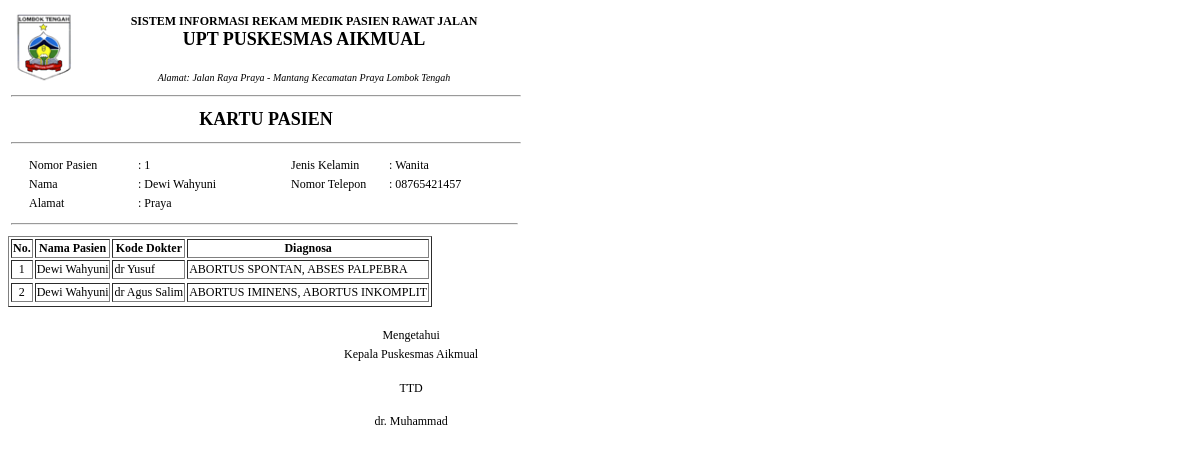
The app's page /kartu.php?id=1 (signed in) with its own data.
### tables this page shows
CREATE TABLE IF NOT EXISTS `pasien` (
  `no_pasien` int(3) NOT NULL AUTO_INCREMENT,
  `nama_pasien` varchar(30) NOT NULL,
  `tgl_lahir` date NOT NULL,
  `jenis_kelamin` varchar(1) NOT NULL,
  `pekerjaan` varchar(15) NOT NULL,
  `alamat` text NOT NULL,
  `telepon` varchar(15) NOT NULL,
  `status_bantuan` varchar(15) NOT NULL,
  PRIMARY KEY (`no_pasien`)
);

CREATE TABLE IF NOT EXISTS `anamnesis` (
  `no_anamnesis` int(4) NOT NULL AUTO_INCREMENT,
  `no_pasien` varchar(4) NOT NULL,
  `pertus_terakhir` varchar(12) NOT NULL,
  `golongan_darah` varchar(2) NOT NULL,
  `keluhan` varchar(15) NOT NULL,
  `tanggal` date NOT NULL,
  `id_diagnosa1` int(3) NOT NULL,
  `id_diagnosa2` int(3) NOT NULL,
  `gpa` varchar(10) NOT NULL,
  `terapi` varchar(20) NOT NULL,
  `hpht` varchar(20) NOT NULL,
  `abosrtus_terakhir` varchar(20) NOT NULL,
  `rujukan` varchar(20) NOT NULL,
  `id_dokter` varchar(5) NOT NULL,
  `id_bulan` int(2) NOT NULL,
  PRIMARY KEY (`no_anamnesis`)
);

CREATE TABLE IF NOT EXISTS `dokter` (
  `kode_dokter` varchar(15) NOT NULL,
  `nama_dokter` varchar(20) NOT NULL,
  `alamat` text NOT NULL,
  `no_telpon_d` varchar(12) NOT NULL,
  `jabatan` varchar(20) NOT NULL,
  PRIMARY KEY (`kode_dokter`)
);

CREATE TABLE IF NOT EXISTS `diagnosa` (
  `id_diagnosa` int(3) NOT NULL AUTO_INCREMENT,
  `diagnosa` varchar(30) NOT NULL,
  `kode` varchar(10) NOT NULL,
  PRIMARY KEY (`id_diagnosa`)
);

### kartu.php (the view, shortened to what this page needs)
<?php
$b=mysql_fetch_array(mysql_query("select * from pasien where no_pasien='$_GET[id]'"));
?>
<html>
<head>
</head>
<body onLoad="javascript:window.print()">
<table width="516" border="0">
  <tr>
    <td width="72" height="71" rowspan="2"><img src="images/lotengputih.png" width="67" height="69" /></td>
    <td width="434" height="50"><p align="center"><span class="style14">SISTEM INFORMASI REKAM MEDIK PASIEN RAWAT JALAN</span><span class="style16"><br>
      <span class="style12">UPT PUSKESMAS AIKMUAL </span><br />
    </span><br>
    </p>
    </td>
  <tr><td colspan="3"><div align="center"><span class="style15">Alamat: Jalan Raya Praya - Mantang Kecamatan Praya Lombok Tengah </span></div></td></tr>
  </tr><tr><td colspan="3"><hr></td></tr>
  </tr><tr><td colspan="3"><div align="center" class="style19"><span class="style12">KARTU PASIEN </span></div></td>
  </tr><tr><td colspan="3"><hr></td></tr>
</table>
<table>
  <tr>
    <td width="14"></td>
    <td width="105"><span class="style23">Nomor Pasien </span></td>
    <td width="135"><span class="style23">: <?php echo "$b[no_pasien]"; ?>
	</span></td>
	<td width="10"></td>
    <td width="94"><span class="style23">Jenis Kelamin </span></td>
    <td width="129"><span class="style23">: <?php
	if ($b[jenis_kelamin]=='L'){
	 echo "Pria";
	 } else {
	 echo "Wanita";
	 }
	 ?>
	</span></td>
  </tr>
  <tr>
    <td></td>
    <td><span class="style23">Nama</span></td>
    <td><span class="style23">: <?php echo "$b[nama_pasien]"; ?></span></td>
	<td width="10"></td>
    <td width="94"><span class="style23">Nomor Telepon </span></td>
    <td width="129"><span class="style23">: <?php echo "$b[telepon]"; ?>
	</span></td>
  </tr>
  <tr>
    <td></td>
    <td><span class="style23">Alamat</span></td>
    <td><span class="style23">: <?php echo "$b[alamat]"; ?></span></td>
  </tr>
  </tr><tr><td colspan="6"><hr></td></tr>
</table>
<table>
<?php
	$tampil=mysql_query("SELECT * FROM anamnesis where no_pasien='$_GET[id]'");
	echo "<div class='art-postcontent'><table border=1>
          <tr><th><span class=style23>No.</span></th><th><span class=style23>Nama Pasien</span></th><th><span class=style23>Kode Dokter</span></th><th><span class=style23>Diagnosa</span></th></tr>";
	$no=1;
    while ($r=mysql_fetch_array($tampil)){
	$p=mysql_fetch_array(mysql_query("SELECT * FROM pasien where no_pasien='$r[no_pasien]'"));
	$d=mysql_fetch_array(mysql_query("SELECT * FROM dokter where kode_dokter='$r[id_dokter]'"));
	$d1=mysql_fetch_array(mysql_query("SELECT * FROM diagnosa where id_diagnosa='$r[id_diagnosa1]'"));
	$d2=mysql_fetch_array(mysql_query("SELECT * FROM diagnosa where id_diagnosa='$r[id_diagnosa2]'"));
if ($p[no_pasien]==$r[no_pasien]){
      echo "<tr><td align=center><span class=style23>$no</span></td>
            <td><span class=style23>$p[nama_pasien]</span></td>
			<td><span class=style23>$d[nama_dokter]</span></td>
			<td><span class=style23>$d1[diagnosa], $d2[diagnosa]</span></td>";
			echo "<tr>";
			$no++;
			}
    }
    echo "</table>";
	echo "</div>";
?>
</table>
<table width="512">
<tr><td width="308"></td><td width="173"><div align="center"><span class="style23">Mengetahui</span></div></td>
</tr>
<tr><td></td><td><div align="center"><span class="style23">Kepala Puskesmas Aikmual </span></div></td><td width="15"></td>
</tr>
<tr><td></td><td height="46"><div align="center"><span class="style23">TTD</span></div></td><td width="15"></td>
</tr>
<tr><td></td><td><div align="center"><span class="style23">dr. Muhammad</span></div></td><td>
</tr>
</table>
</body>
</html>

### kartu.php (style rules this page uses)
.style12 { font-size: 18px; font-weight: bold; }
.style14 { font-size: 12px; font-weight: bold; font-family: "Times New Roman", Times, serif; }
.style15 { font-size: 10px; font-style: italic; font-family: "Times New Roman", Times, serif; }
.style16 { font-family: "Times New Roman", Times, serif }
.style19 { font-family: "Times New Roman", Times, serif; font-size: 16px; }
.style23 { font-family: "Times New Roman", Times, serif; font-size: 12px; }

### records on screen
pasien: no_pasien "1", nama_pasien "Dewi Wahyuni", telepon "08765421457", alamat "Praya"
anamnesis: pasien.nama_pasien "Dewi Wahyuni", id_dokter.nama_dokter "dr Yusuf", diagnosa.diagnosa "ABORTUS SPONTAN", diagnosa.diagnosa "ABSES PALPEBRA"
anamnesis: pasien.nama_pasien "Dewi Wahyuni", id_dokter.nama_dokter "dr Agus Salim", diagnosa.diagnosa "ABORTUS IMINENS", diagnosa.diagnosa "ABORTUS INKOMPLIT"
